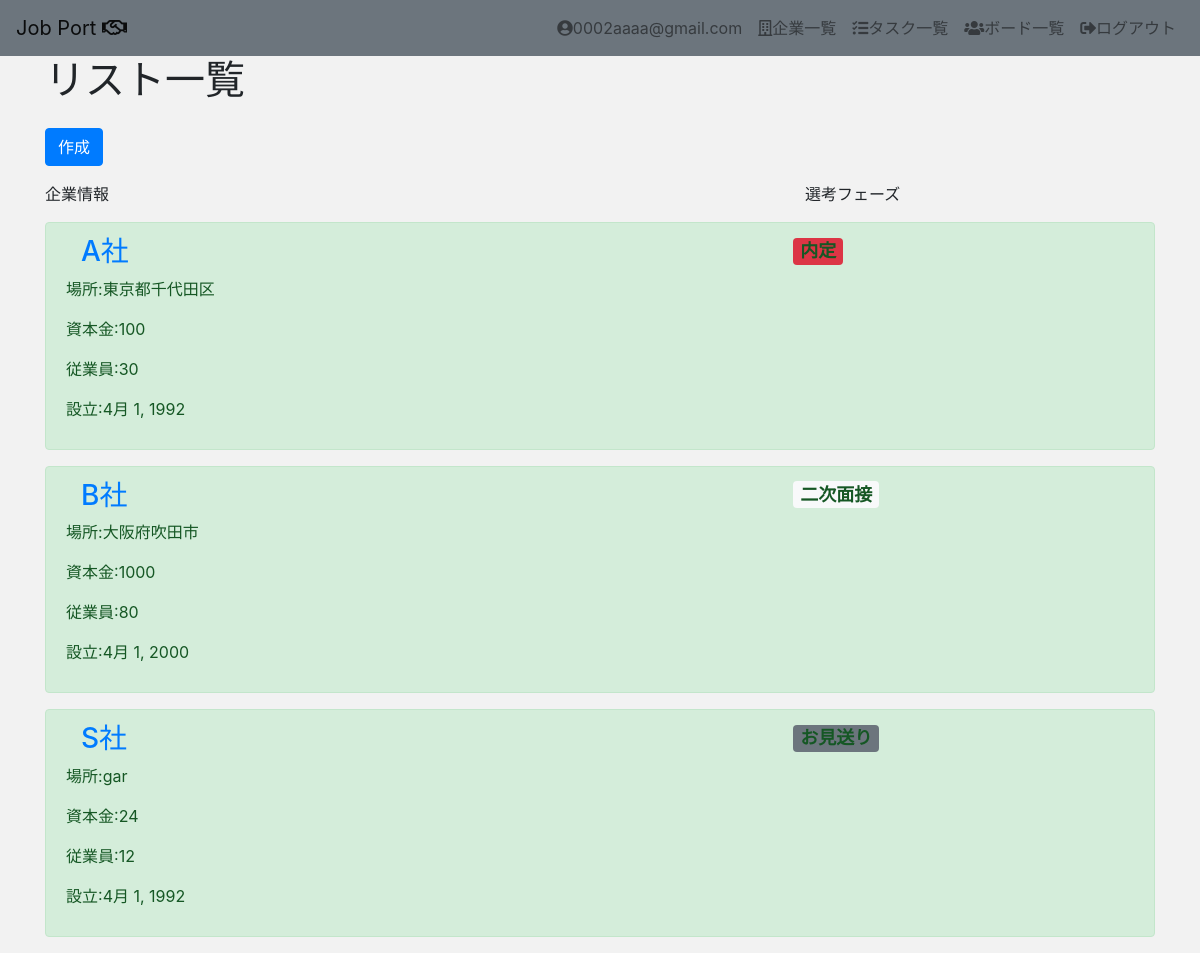
Page /jpapp/companies/ (signed in) on the earlier database version.
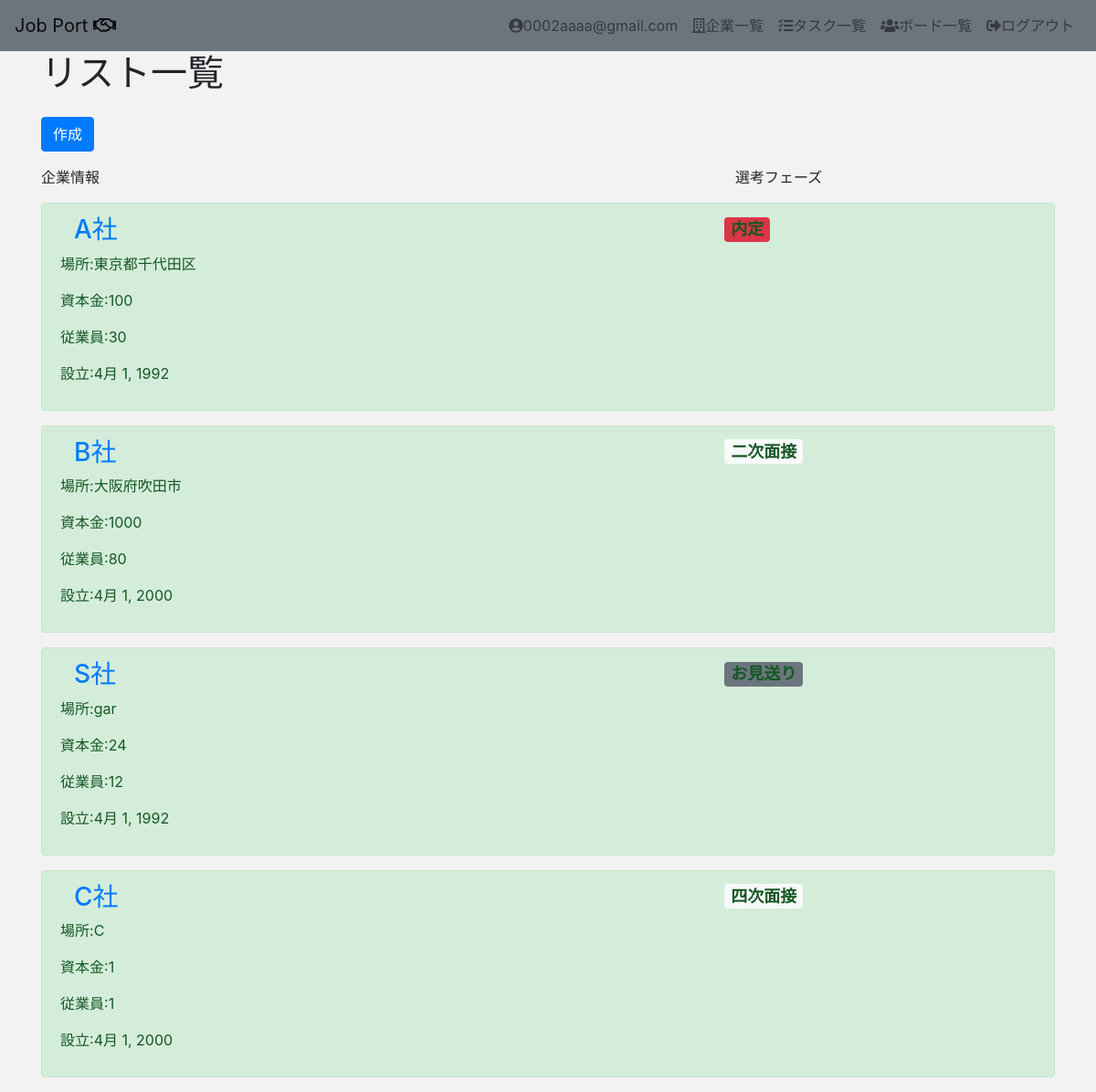
Same page on the later database version.
### jpapp/models.py (models this page shows, shortened)
class Company(models.Model):
    company_name = models.CharField(max_length=200)
    location = models.TextField()
    capital = models.IntegerField()
    total_employee = models.IntegerField()
    establishd = models.DateField(null=True)
    description = models.TextField()
    phase = models.IntegerField(
      choices = CHOICE,
      default='0'
    )
    user = models.ForeignKey(User, on_delete=models.CASCADE)

### jpapp/views.py (the view)
# urls.py: path("companies/", views.CompanyListView.as_view(), name="companies_list"),
class CompanyListView(LoginRequiredMixin, ListView):
    model = Company
    template_name = "jpapp/companies/list.html"

### templates/jpapp/companies/list.html (shortened to what this page needs)
{% extends "jpapp/base.html" %}
{% block content %}
<div class="container">
  <h1>リスト一覧</h1>
  <a class="btn btn-primary my-3" href="{% url 'jpapp:companies_create' %}" role="button">作成</a>
  <div class="row">
    <div class="col-8 bgred">
      <p>企業情報</p>
    </div>
    <div class="col-4 bgblue">
      <p>選考フェーズ</p>
    </div>
  </div>
    {% for list in company_list %}
    <div class="alert alert-success" role="alert">
      <div class="container">
        <div class="row">
          <div class="col-8">
            <h3><a href="{% url 'jpapp:companies_detail' list.pk %}">{{ list.company_name }}</a></h3>
          </div>
          <div class="col-4">
            {% if list.phase == 7 %}
              <h4><span class="badge bg-secondary">{{ list.get_phase_display }}</span></h4>
            {% elif list.phase == 6 %}
              <h4><span class="badge bg-danger">{{ list.get_phase_display }}</span></h4>
            {% elif list.phase == 7 %}
              <h4><span class="badge bg-info">{{ list.get_phase_display }}</span></h4>
            {% else %}
              <h4><span class="badge bg-light">{{ list.get_phase_display }}</span></h4>
            {% endif %}
          </div>
        </div>
        <div class="row">
          <div>
            <p>場所:{{ list.location }}</p>
            <p>資本金:{{ list.capital }}</p>
            <p>従業員:{{ list.total_employee }}</p>
            <p>設立:{{ list.establishd }}</p>
          </div>
        </div>
      </div>
    </div>
    {% endfor %}
</div>
{% endblock %}

Differences in the rows shown:
added Company: company_name "C社", phase "四次面接", location "C", capital "1", total_employee "1", establishd "4月 1, 2000"
